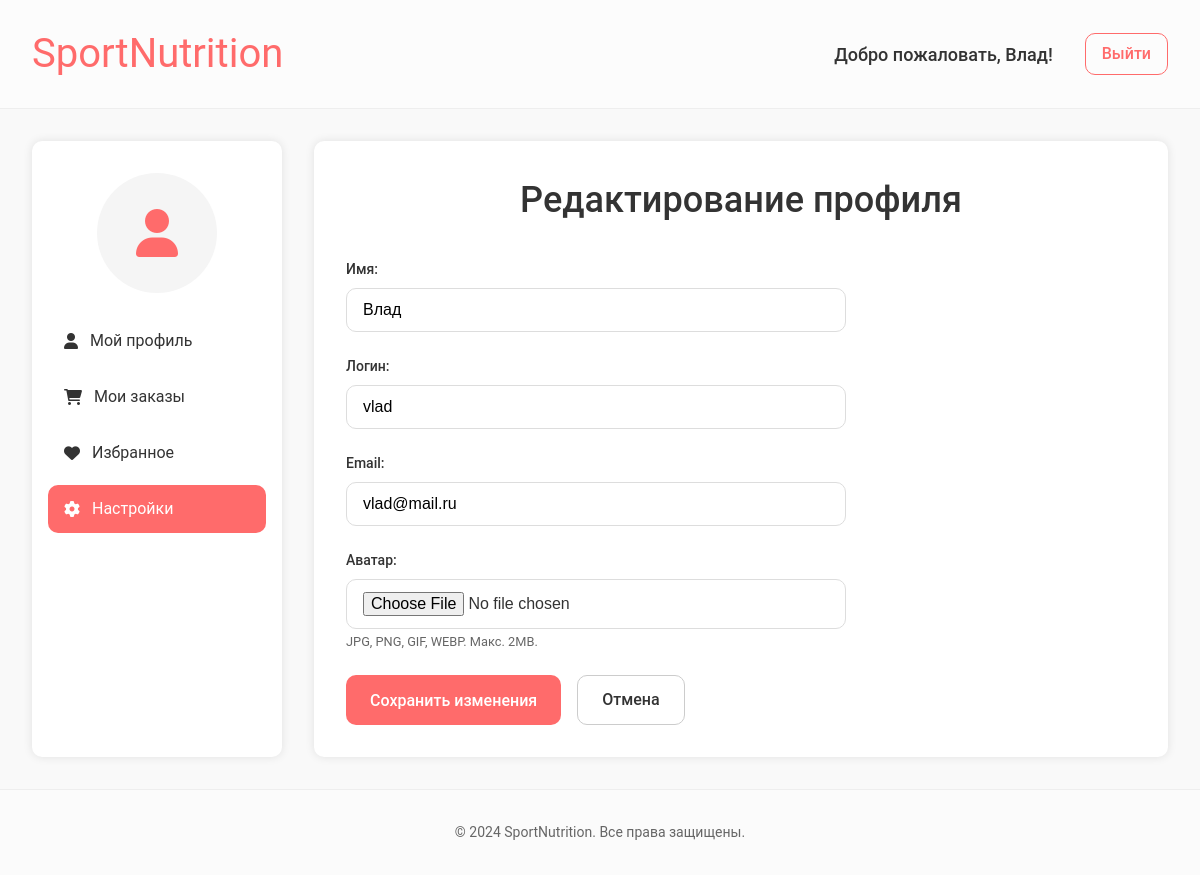
The app's page /edit_profile.php (signed in) with its own data.
### tables this page shows
CREATE TABLE `user` (
  `user_id` int NOT NULL,
  `username` varchar(255) NOT NULL,
  `login` varchar(255) NOT NULL,
  `password` varchar(255) NOT NULL,
  `email` varchar(255) NOT NULL,
  `role` enum('user','admin','moderator') DEFAULT 'user',
  `status` enum('active','blocked') NOT NULL DEFAULT 'active',
  `phone` varchar(20) DEFAULT NULL,
  `birthdate` date DEFAULT NULL,
  `remember_token` varchar(64) DEFAULT NULL,
  `token_expires` datetime DEFAULT NULL,
  `avatar` varchar(255) DEFAULT NULL
);

### edit_profile.php (the view, shortened to what this page needs)
<?php
require_once('connect_db.php');
$user_id = $_SESSION['user_id'];
$upload_dir = 'uploads/avatars/';
$stmt = $link->prepare("SELECT username, login, email, avatar FROM user WHERE user_id = ?");
$stmt->bind_param("i", $user_id);
$stmt->execute();
$user = $stmt->get_result()->fetch_assoc();
?>
<!DOCTYPE html>
<html lang="ru">
<head>
    <link rel="stylesheet" href="css/styles_profile.css">
    <link rel="stylesheet" href="https://cdnjs.cloudflare.com/ajax/libs/font-awesome/6.0.0/css/all.min.css" />
</head>
<body>
    <header class="profile-header">
        <div class="logo">SportNutrition</div>
        <nav class="user-nav">
            <span class="welcome-message">Добро пожаловать, <?= htmlspecialchars($user['username'] ?? 'Пользователь') ?>!</span>
            <a href="logout.php" class="logout-link">Выйти</a>
        </nav>
    </header>
    <main class="profile-container">
        <aside class="profile-sidebar">
            <div class="avatar-placeholder">
                <?php if (!empty($user['avatar']) && file_exists($upload_dir . $user['avatar'])): ?>
                    <img src="<?= htmlspecialchars($upload_dir . $user['avatar']) ?>" class="avatar-img" alt="Аватар">
                <?php else: ?>
                    <i class="fas fa-user fa-3x"></i>
                <?php endif; ?>
            </div>
            <ul class="profile-menu">
                <li><a href="profile.php"><i class="fas fa-user"></i> Мой профиль</a></li>
                <li><a href="settings.php?tab=orders"><i class="fas fa-shopping-cart"></i> Мои заказы</a></li>
                <li><a href="settings.php?tab=favorites"><i class="fas fa-heart"></i> Избранное</a></li>
                <li><a href="edit_profile.php" class="active"><i class="fas fa-cog"></i> Настройки</a></li>
            </ul>
        </aside>
        <section class="profile-content">
            <h1>Редактирование профиля</h1>
            <form method="POST" enctype="multipart/form-data" class="profile-form">
                <div class="form-group">
                    <label for="username">Имя:</label>
                    <input type="text" id="username" name="username" value="<?= htmlspecialchars($user['username'] ?? '') ?>" required>
                </div>
                <div class="form-group">
                    <label for="login">Логин:</label>
                    <input type="text" id="login" name="login" value="<?= htmlspecialchars($user['login'] ?? '') ?>" required>
                </div>
                <div class="form-group">
                    <label for="email">Email:</label>
                    <input type="email" id="email" name="email" value="<?= htmlspecialchars($user['email'] ?? '') ?>" required>
                </div>
                <div class="form-group">
                    <label for="avatar">Аватар:</label>
                    <input type="file" id="avatar" name="avatar" accept="image/jpeg,image/png,image/gif,image/webp">
                    <span class="form-hint">JPG, PNG, GIF, WEBP. Макс. 2MB.</span>
                </div>
                <div class="profile-actions">
                    <button type="submit" class="btn btn-edit">Сохранить изменения</button>
                    <a href="profile.php" class="btn btn-secondary">Отмена</a>
                </div>
            </form>
        </section>
    </main>
    <footer class="profile-footer">
        <p>&copy; 2024 SportNutrition. Все права защищены.</p>
    </footer>
</body>
</html>

### css/styles_profile.css (style rules this page uses)
:root { --primary-color: #ff6b6b; --bg-color: #f9f9f9; --text-color: #333; --border-radius: 10px; --box-shadow: 0 0 10px rgba(0, 0, 0, 0.1); --font-xs: 0.75rem; --font-sm: 0.875rem; --font-base: 1rem; --font-lg: 1.125rem; --font-xl: 1.25rem; --font-2xl: 1.5rem; --font-3xl: 1.875rem; --font-4xl: 2.25rem; }
* { box-sizing: border-box; margin: 0; padding: 0; }
body { font-family: 'Roboto', Arial, Helvetica, sans-serif; font-size: 16px; line-height: 1.5; color: var(--text-color, #333); background-color: var(--bg-color, #f9f9f9); }
a { text-decoration: none; color: inherit; transition: color 0.3s ease-in-out; }
h1 { font-size: var(--font-4xl); margin-bottom: 2rem; font-weight: 500; color: var(--text-color); text-align: center; }
.profile-header { display: flex; justify-content: space-between; align-items: center; background-color: #fcfcfc; padding: 1.5rem 2rem; border-bottom: 1px solid #eee; }
.logo { font-size: 2.5rem; color: var(--primary-color); }
.user-nav { display: flex; gap: 2rem; align-items: center; }
.welcome-message { font-weight: 500; font-size: var(--font-lg); }
.logout-link { color: var(--primary-color); font-weight: 500; padding: 0.5rem 1rem; border: 1px solid var(--primary-color); border-radius: var(--border-radius); transition: all 0.3s ease; }
.profile-container { max-width: 1200px; margin: 2rem auto; display: grid; grid-template-columns: 250px 1fr; gap: 2rem; padding: 0 2rem; }
.profile-sidebar { background-color: white; border-radius: var(--border-radius); box-shadow: var(--box-shadow); padding: 2rem 1rem; text-align: center; }
.avatar-placeholder { width: 120px; height: 120px; margin: 0 auto 1.5rem; background-color: #f5f5f5; border-radius: 50%; display: flex; align-items: center; justify-content: center; color: var(--primary-color); overflow: hidden; }
.profile-menu { list-style: none; text-align: left; }
.profile-menu li { margin-bottom: 0.5rem; }
.profile-menu a { display: flex; align-items: center; gap: 0.75rem; padding: 0.75rem 1rem; border-radius: var(--border-radius); transition: all 0.3s ease; }
.profile-menu a:hover, .profile-menu a.active { background-color: var(--primary-color); color: white; }
.profile-content { background-color: white; border-radius: var(--border-radius); box-shadow: var(--box-shadow); padding: 2rem; }
.profile-actions { display: flex; gap: 1rem; flex-wrap: wrap; }
.btn { font-family: 'Roboto', Arial, Helvetica, sans-serif; font-size: 16px; padding: 0.75rem 1.5rem; border-radius: var(--border-radius); border: none; cursor: pointer; font-weight: 500; transition: all 0.3s ease; text-align: center; text-decoration: none; display: inline-block; }
.btn-edit { background-color: var(--primary-color); color: white; }
.profile-footer { text-align: center; padding: 2rem; background-color: #fbfbfb; border-top: 1px solid #eee; margin-top: 2rem; color: #666; font-size: var(--font-sm); }
.profile-container, .profile-header, .profile-content, .profile-sidebar { animation: fadeIn 0.5s ease-out; }
.profile-menu a.active i { color: white !important; }
.profile-form { max-width: 500px; }
.form-group { margin-bottom: 1.5rem; }
.form-group label { display: block; margin-bottom: 0.5rem; font-weight: 500; color: var(--text-color); font-size: var(--font-sm); }
.form-group input { width: 100%; padding: 0.75rem 1rem; border: 1px solid #ddd; border-radius: var(--border-radius); font-size: var(--font-base); transition: border-color 0.3s ease; }
.form-hint { display: block; margin-top: 0.25rem; font-size: var(--font-xs); color: #666; }
.btn-secondary { background-color: transparent; color: var(--text-color); border: 1px solid #ccc; }

### edit_profile.php (style rules this page uses)
.form-hint { font-size: 0.8rem; color: #666; margin-top: 0.2rem; display: block; }

### records on screen
user: username "Влад", login "vlad", email "vlad@mail.ru"
